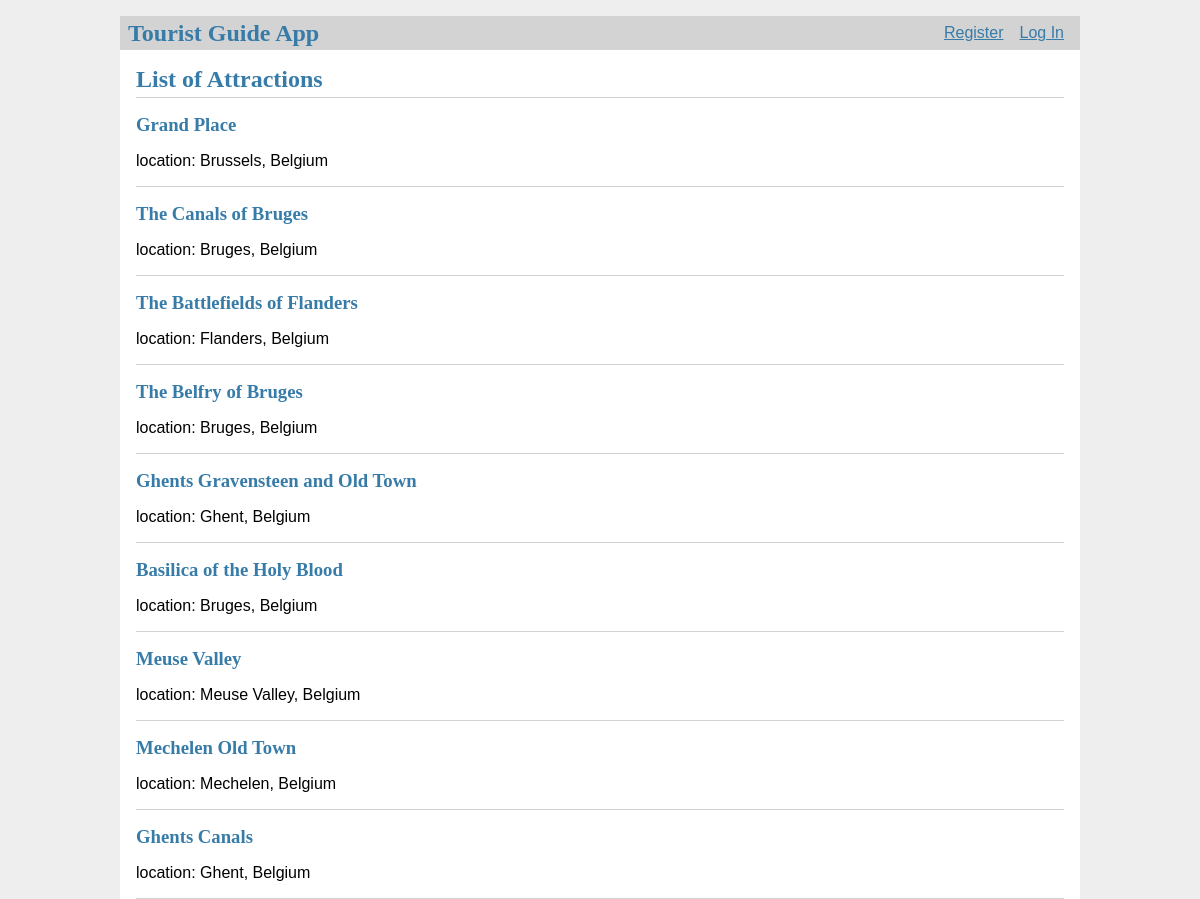
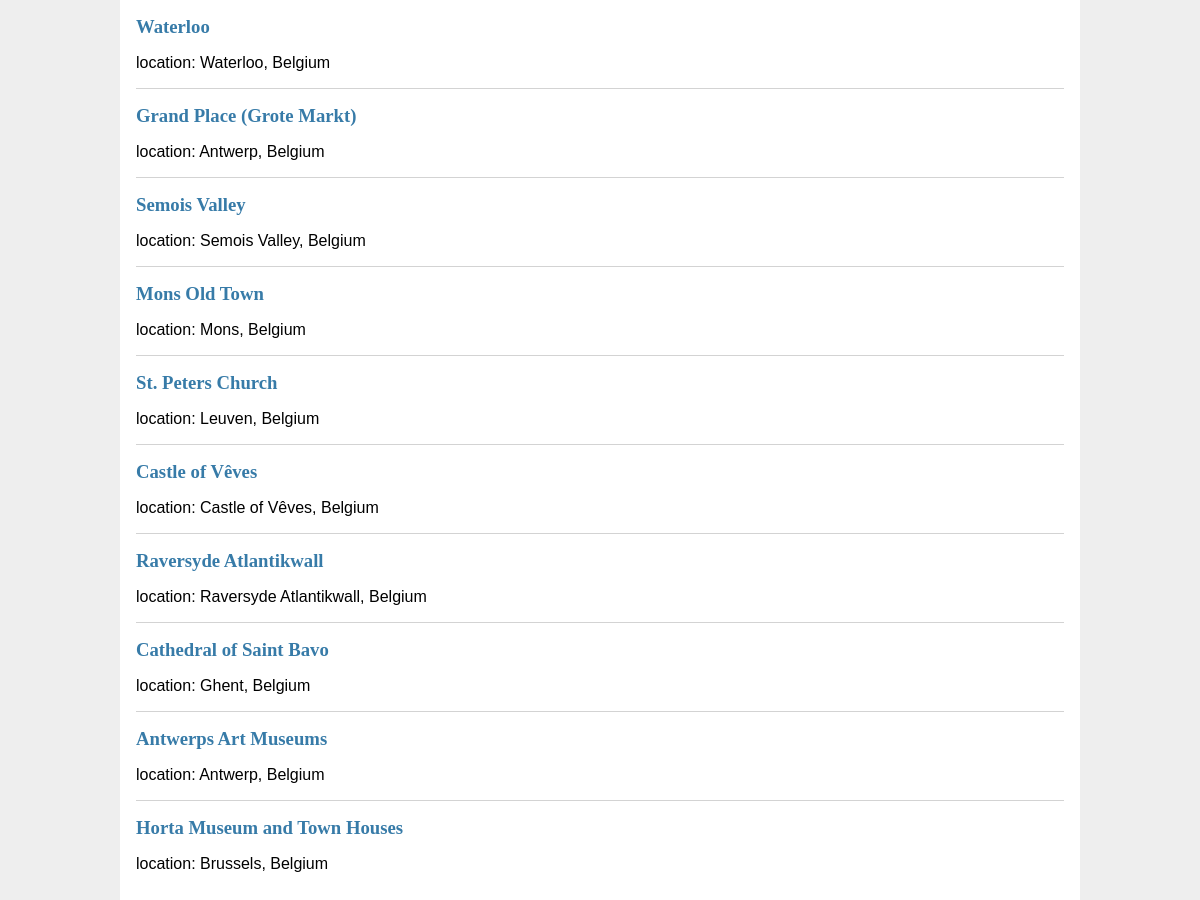
Page /hello on the committed database (2 pictures, top to bottom).
### tables this page shows
CREATE TABLE attractions (
    attractionID INTEGER PRIMARY KEY,
    name VARCHAR(255),
    type VARCHAR(50),
    location VARCHAR(255),
    latitude VARCHAR(15),
    longitude VARCHAR(15),
    popularity_rank INTEGER,
    price REAL,
    culture INTEGER,
    history INTEGER,
    food INTEGER,
    scenic INTEGER
);

### local_tourist/__init__.py (the view)
    @app.route('/hello')
    def hello():
        return index()

### local_tourist/__init__.py (called while the page is built)
def create_app(test_config=None):
    app = Flask(__name__, instance_relative_config=True)
    app.config.from_mapping(
        SECRET_KEY='dev',
        DATABASE=os.path.join(app.instance_path, 'attractions.sqlite'),
    )
    if test_config is None:
        app.config.from_pyfile('config.py', silent=True)
    else:
        app.config.from_mapping(test_config)
    try:
        os.makedirs(app.instance_path)
    except OSError:
        pass
    @app.route('/hello')
    def hello():
        return index()
    from . import db
    db.init_app(app)
    from . import auth
    app.register_blueprint(auth.bp)
    from . import lists
    app.register_blueprint(lists.bp)
    app.add_url_rule('/', endpoint='index')
    from . import trip
    app.register_blueprint(trip.bp)
    app.add_url_rule('/', endpoint='trip')
    return app

### local_tourist/auth.py (called while the page is built)
@bp.before_app_request
def load_logged_in_user():
    user_id = session.get('user_id')
    if user_id is None:
        g.user = None
    else:
        g.user = get_db().execute(
            'SELECT * FROM user WHERE id = ?', (user_id,)
        ).fetchone()

### local_tourist/db.py (called while the page is built)
def get_db():
    if 'db' not in g:
        g.db = sqlite3.connect(
            current_app.config['DATABASE'],
            detect_types=sqlite3.PARSE_DECLTYPES
        )
        g.db.row_factory = sqlite3.Row
    return g.db

### local_tourist/Templates/list/index.html (shortened to what this page needs)
{% extends 'base.html' %}
{% block header %}
  <h1>{% block title %}List of Attractions{% endblock %}</h1>
{% endblock %}
{% block content %}
  {% for attraction in attractions %}
    <article class="attraction">
      <header>
        <div>
          <h1>{{ attraction['name'] }}</h1>
          <div class="description">
            location: {{ attraction['location'] }} <br>
            </div>
        </div>
      </header>
    </article>
    {% if not loop.last %}
      <hr>
    {% endif %}
  {% endfor %}
{% endblock %}

### local_tourist/Templates/base.html (shortened to what this page needs)
<!doctype html>
<link rel="stylesheet" href="{{ url_for('static', filename='style.css') }}">
<nav>
  <h1>Tourist Guide App</h1>
  <ul>
    {% if g.user %}
      <li><span>{{ g.user['username'] }}</span>
      <li><a href="{{ url_for('auth.logout') }}">Log Out</a>
    <li><a href="{{ url_for('list.plan', user_id=g.user['id']) }}">My Plan</a>
    <li><a href="{{ url_for('list.rank', user_id=g.user['id']) }}">My Rankings</a>
    <li><a href="{{ url_for('list.index', user_id=g.user['id']) }}">Home</a>
    {% else %}
      <li><a href="{{ url_for('auth.register') }}">Register</a>
      <li><a href="{{ url_for('auth.login') }}">Log In</a>
    {% endif %}
  </ul>
</nav>
<section class="content">
  <header>
    {% block header %}{% endblock %}
  </header>
  {% block content %}{% endblock %}
</section>

### local_tourist/static/style.css (style rules this page uses)
h1 { font-family: serif; color: #377ba8; margin: 1rem 0; }
a { color: #377ba8; }
hr { border: none; border-top: 1px solid lightgray; }
nav { background: lightgray; display: flex; align-items: center; padding: 0 0.5rem; }
nav h1 { flex: auto; margin: 0; }
nav ul { display: flex; list-style: none; margin: 0; padding: 0; }
nav ul li a, nav ul li span, header .action { display: block; padding: 0.5rem; }
.content { padding: 0 1rem 1rem; }
.content > header { border-bottom: 1px solid lightgray; display: flex; align-items: flex-end; }
.content > header h1 { flex: auto; margin: 1rem 0 0.25rem 0; }
.content:last-child { margin-bottom: 0; }

### rows in the picture
attractions: name "Grand Place", location "Brussels, Belgium"
attractions: name "The Canals of Bruges", location "Bruges, Belgium"
attractions: name "The Battlefields of Flanders", location "Flanders, Belgium"
attractions: name "The Belfry of Bruges", location "Bruges, Belgium"
attractions: name "Ghents Gravensteen and Old Town", location "Ghent, Belgium"
attractions: name "Basilica of the Holy Blood", location "Bruges, Belgium"
attractions: name "Meuse Valley", location "Meuse Valley, Belgium"
attractions: name "Mechelen Old Town", location "Mechelen, Belgium"
attractions: name "Ghents Canals", location "Ghent, Belgium"
attractions: name "Waterloo", location "Waterloo, Belgium"
attractions: name "Grand Place (Grote Markt)", location "Antwerp, Belgium"
attractions: name "Semois Valley", location "Semois Valley, Belgium"
attractions: name "Mons Old Town", location "Mons, Belgium"
attractions: name "St. Peters Church", location "Leuven, Belgium"
attractions: name "Castle of Vêves", location "Castle of Vêves, Belgium"
attractions: name "Raversyde Atlantikwall", location "Raversyde Atlantikwall, Belgium"
attractions: name "Cathedral of Saint Bavo", location "Ghent, Belgium"
attractions: name "Antwerps Art Museums", location "Antwerp, Belgium"
attractions: name "Horta Museum and Town Houses", location "Brussels, Belgium"
